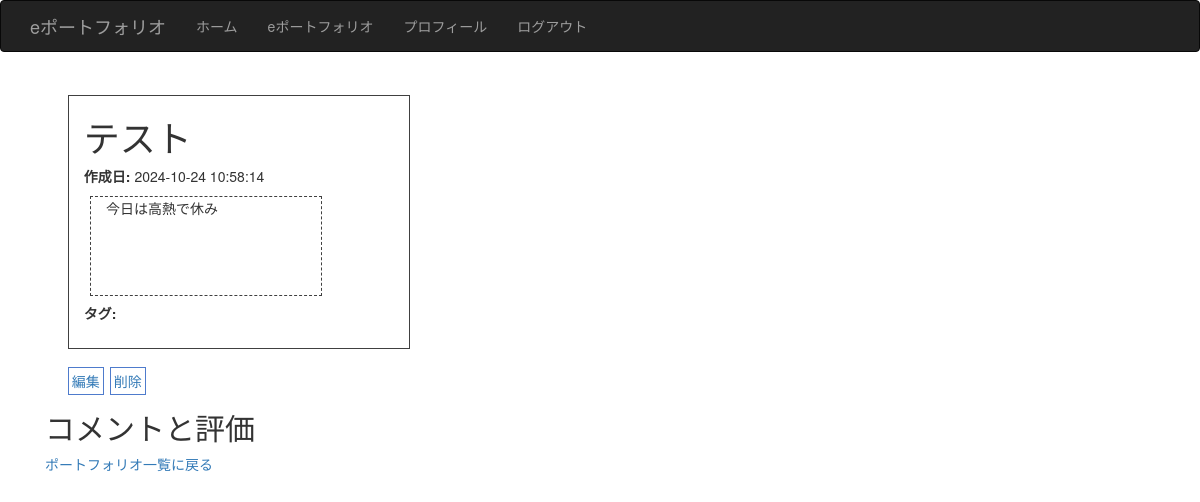
/portfolio/1 (signed in), run on an earlier commit of the app's database.
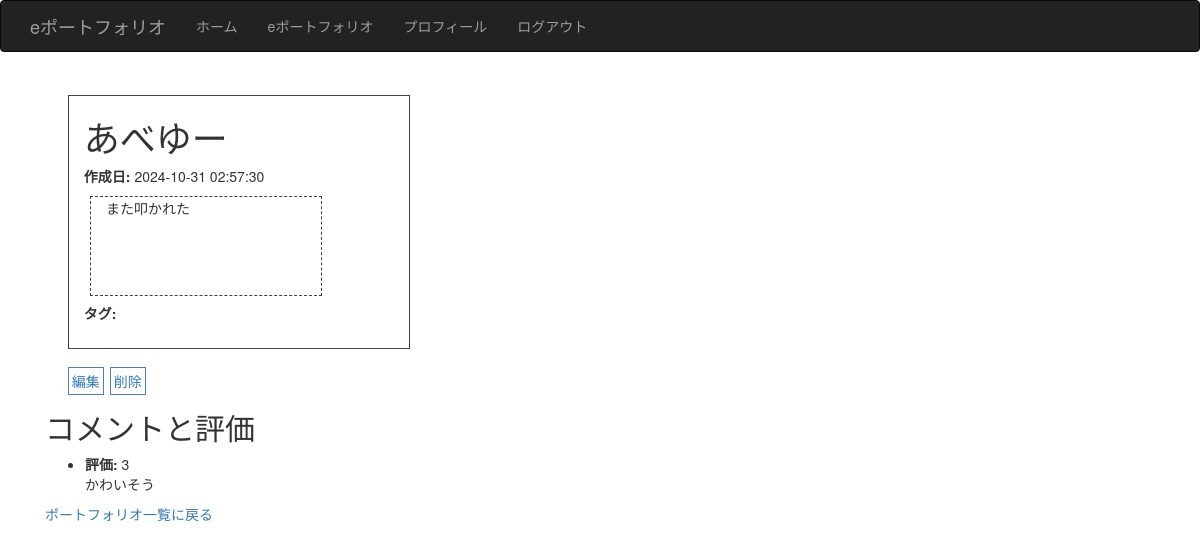
And on a later commit of the database.
### tables this page shows
CREATE TABLE portfolio (
            id INTEGER PRIMARY KEY AUTOINCREMENT,
            user_id INTEGER NOT NULL,
            title TEXT NOT NULL,
            content TEXT NOT NULL,
            created_at TIMESTAMP DEFAULT CURRENT_TIMESTAMP,
            FOREIGN KEY (user_id) REFERENCES user (id)
        );

CREATE TABLE comments (
            id INTEGER PRIMARY KEY AUTOINCREMENT,
            portfolio_id INTEGER,
            teacher_id INTEGER,
            comment TEXT,
            rating INTEGER,
            created_at TIMESTAMP DEFAULT CURRENT_TIMESTAMP,
            FOREIGN KEY (portfolio_id) REFERENCES portfolio (id),
            FOREIGN KEY (teacher_id) REFERENCES user (id)
        );

### app.py (the view, shortened to what this page needs)
@app.route('/portfolio/<int:portfolio_id>', methods=['GET', 'POST']) # ポートフォリオ詳細
def show_portfolio_with_comment(portfolio_id):
    if 'user_id' not in session:
        flash('You need to be logged in to view this page.', 'danger')
        return redirect(url_for('login'))
    conn = get_db_connection()
    cursor = conn.cursor()
    cursor.execute("SELECT * FROM portfolio WHERE id = ?", (portfolio_id,))
    portfolio_row = cursor.fetchone()
    if not portfolio_row:
        flash('Portfolio not found.', 'danger')
        conn.close()
        return redirect(url_for('portfolio'))
    portfolio = Portfolio(portfolio_row['id'], portfolio_row['user_id'], portfolio_row['title'], portfolio_row['content'], portfolio_row['created_at'])
    cursor.execute('''
        SELECT tags.name
        FROM tags
        JOIN portfolio_tags ON tags.id = portfolio_tags.tag_id
        WHERE portfolio_tags.portfolio_id = ?
    ''', (portfolio_id,))
    tags = cursor.fetchall()
    cursor.execute("SELECT * FROM comments WHERE portfolio_id = ?", (portfolio_id,))
    comments = cursor.fetchall()
    form = CommentForm()
    conn.close()
    if session.get('role') == 'teacher':
        template = 'teacher_portfolio_detail.html'
    else:
        template = 'portfolio_detail.html'
    return render_template(template, portfolio=portfolio, comments=comments, tags=tags, form=form)

### app.py (called while the page is built)
def get_db_connection():
    conn = sqlite3.connect(DATABASE)
    conn.row_factory = sqlite3.Row
    return conn

### templates/portfolio_detail.html (shortened to what this page needs)
{% extends "base.html" %} {% block title %}ホーム{% endblock %} {% block content
%}
<div class="container">
  <div class="portfolio-container">
    <h1>{{ portfolio.title }}</h1>
    <p><strong>作成日:</strong> {{ portfolio.created_at }}</p>
    <div class="portfolio-container-content">{{ portfolio.content }}</div>
    <div>
      <strong>タグ:</strong>
    </div>
  </div>
  {% if session['user_id'] == portfolio.user_id %}
  <div>
    <a
      class="portfolio_edit"
      href="{{ url_for('edit_portfolio', portfolio_id=portfolio.id) }}"
      >編集</a
    >
    <a
      class="portfolio_delete"
      href="{{ url_for('delete_portfolio', portfolio_id=portfolio.id) }}"
      onclick="return confirm('本当にこのポートフォリオを削除しますか？');"
      >削除</a
    >
  </div>
  {% endif %}
  <h2>コメントと評価</h2>
  <ul>
    {% for comment in comments %}
    <li>
      <strong>評価:</strong> {{ comment['rating'] }} <br />
      {{ comment['comment'] }}
    </li>
    {% endfor %}
  </ul>
  <a href="{{ url_for('portfolio') }}">ポートフォリオ一覧に戻る</a>
</div>
{% endblock %}

What changed in the data, as far as the page shows it:
changed portfolio: title "テスト" → "あべゆー"; created_at "2024-10-24 10:58:14" → "2024-10-31 02:57:30"; content "今日は高熱で休み" → "また叩かれた"
added comments: rating "3", comment "かわいそう"
